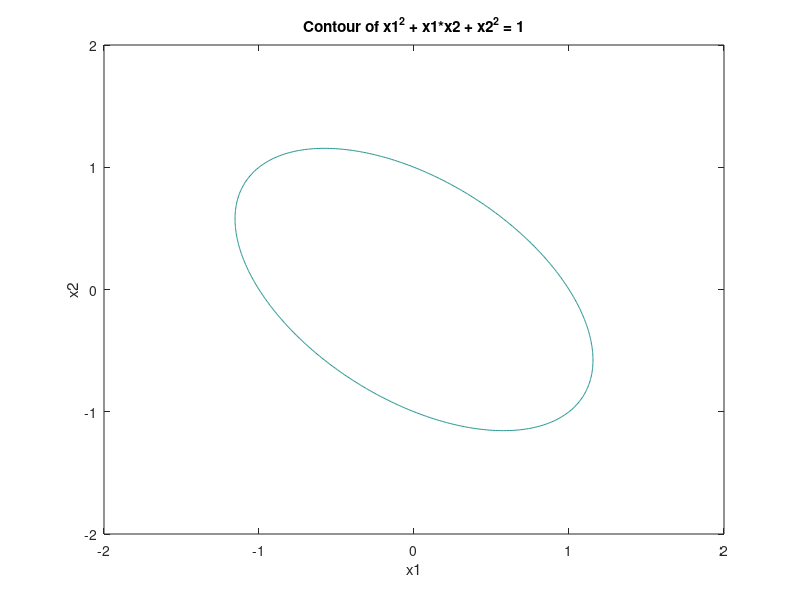

This figure's MATLAB source:
% 定义 x1 和 x2 的范围
x1 = linspace(-2, 2, 400);
x2 = linspace(-2, 2, 400);

% 生成网格
[X1, X2] = meshgrid(x1, x2);

% 计算函数值
F = X1.^2 + X1.*X2 + X2.^2;

% 绘制等高线，其中 F = 1
contour(X1, X2, F, [1 1])
title('Contour of x1^2 + x1*x2 + x2^2 = 1')
xlabel('x1')
ylabel('x2')
